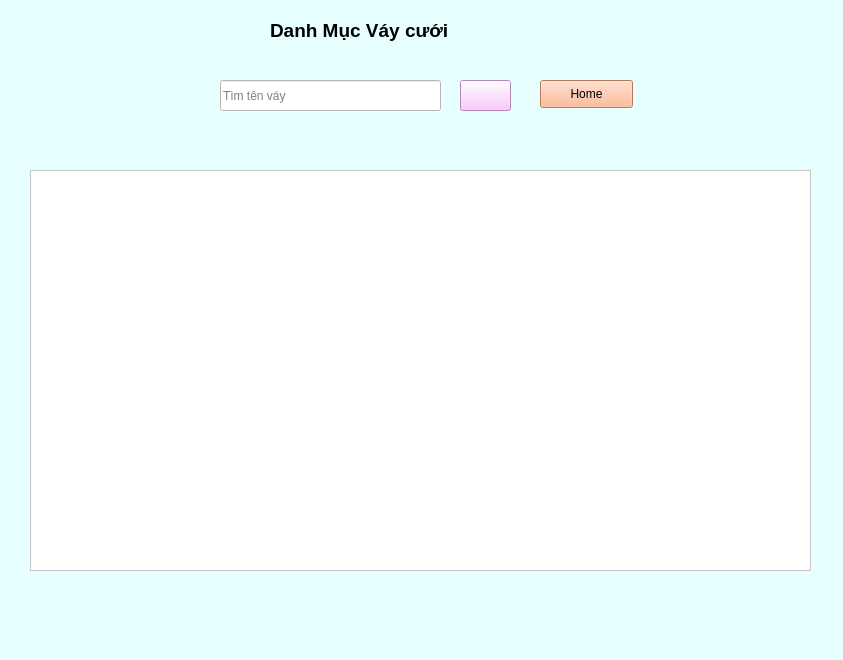
<?xml version="1.0" encoding="UTF-8"?>
<ui version="4.0">
 <class>MainWindow</class>
 <widget class="QMainWindow" name="MainWindow">
  <property name="geometry">
   <rect>
    <x>0</x>
    <y>0</y>
    <width>843</width>
    <height>660</height>
   </rect>
  </property>
  <property name="windowTitle">
   <string>MainWindow</string>
  </property>
  <property name="styleSheet">
   <string notr="true">background-color:rgb(231, 255, 255)</string>
  </property>
  <widget class="QWidget" name="centralwidget">
   <widget class="QLabel" name="label">
    <property name="geometry">
     <rect>
      <x>270</x>
      <y>20</y>
      <width>231</width>
      <height>21</height>
     </rect>
    </property>
    <property name="font">
     <font>
      <pointsize>14</pointsize>
      <weight>75</weight>
      <bold>true</bold>
     </font>
    </property>
    <property name="text">
     <string>Danh Mục Váy cưới</string>
    </property>
   </widget>
   <widget class="QPushButton" name="Home">
    <property name="geometry">
     <rect>
      <x>540</x>
      <y>80</y>
      <width>93</width>
      <height>28</height>
     </rect>
    </property>
    <property name="styleSheet">
     <string notr="true">background-color:rgb(255, 170, 127)</string>
    </property>
    <property name="text">
     <string>Home</string>
    </property>
    <property name="icon">
     <iconset>
      <normaloff>../test/home-64.webp</normaloff>../test/home-64.webp</iconset>
    </property>
   </widget>
   <widget class="QPushButton" name="TimKiem">
    <property name="geometry">
     <rect>
      <x>460</x>
      <y>80</y>
      <width>51</width>
      <height>31</height>
     </rect>
    </property>
    <property name="styleSheet">
     <string notr="true">background-color:rgb(250, 188, 255)</string>
    </property>
    <property name="text">
     <string/>
    </property>
    <property name="icon">
     <iconset>
      <normaloff>../test/timkiem.webp</normaloff>../test/timkiem.webp</iconset>
    </property>
   </widget>
   <widget class="QLineEdit" name="TenVay_text">
    <property name="geometry">
     <rect>
      <x>220</x>
      <y>80</y>
      <width>221</width>
      <height>31</height>
     </rect>
    </property>
    <property name="styleSheet">
     <string notr="true">background-color:rgb(255, 255, 255);
</string>
    </property>
    <property name="placeholderText">
     <string>Tìm tên váy</string>
    </property>
   </widget>
   <widget class="QTableWidget" name="table_MatHang">
    <property name="geometry">
     <rect>
      <x>30</x>
      <y>170</y>
      <width>781</width>
      <height>401</height>
     </rect>
    </property>
    <property name="styleSheet">
     <string notr="true">background-color:rgb(255, 255, 255)</string>
    </property>
    <property name="rowCount">
     <number>0</number>
    </property>
    <property name="columnCount">
     <number>0</number>
    </property>
   </widget>
  </widget>
  <widget class="QMenuBar" name="menubar">
   <property name="geometry">
    <rect>
     <x>0</x>
     <y>0</y>
     <width>843</width>
     <height>26</height>
    </rect>
   </property>
  </widget>
  <widget class="QStatusBar" name="statusbar"/>
 </widget>
 <resources/>
 <connections/>
</ui>
